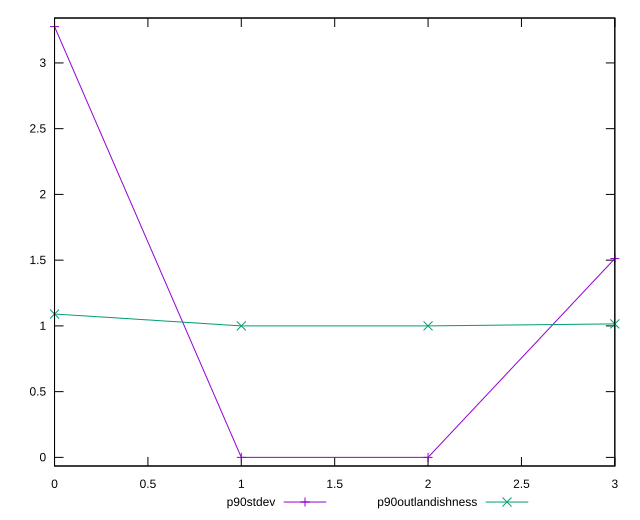

The gnuplot source for this figure:
reset

$p90Stdev <<EOF
0 3.275994848342404
1 2.4868995751603507e-14
2 2.4868995751603507e-14
3 1.5119093992989614
EOF

$p90Outlandishness <<EOF
0 1.0903015479089915
1 1
2 1
3 1.0152382086615575
EOF

set key outside below
set xrange [0:3]
set yrange [-0.06551989696682271:3.3415147453092517]
set trange [-0.06551989696682271:3.3415147453092517]
set terminal svg size 640, 520 enhanced background rgb 'white'
set output "reports/report_00032_2021-02-25T10-28-15.087Z/estimated-input-latency/progression/stddev.svg"

plot $p90Stdev title "p90stdev" with linespoints, \
     $p90Outlandishness title "p90outlandishness" with linespoints

reset
